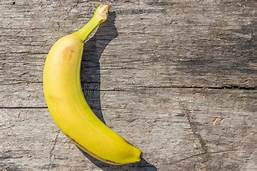
#> input picture Sesión #11/Taller Extra - Segmentación/res/banana.jpg, 257 x 171 px
$ jupyter execute --allow-errors 'Taller - VAR 2021-01.ipynb'
#> lines starting #> are read from the running program, lines starting #| are printed output that depends on the picture; after the words box and inside, x2 and y2 are one past the last pixel; in counts of white or black regions, pixels touching at a corner belong together
# Taller Extra - VAR 2021-01

[cell 1]
# Librerías necesarias

import cv2
import matplotlib.pyplot as plt
import numpy as np
import math
import skimage
import skimage.io
import skimage.morphology as morph

### UTILIDADES PARA LA LECTURA DE IMÁGENES
#Función de lectura rápida de imágenes a color y en escala de grises
def img_read(filename, mode = 'color'):
    if(mode == 'color'):
        return cv2.cvtColor(cv2.imread(filename),cv2.COLOR_BGR2RGB)
    elif(mode=='grayscale' or mode=='greyscale' or mode == 'gray' or mode == 'grey'):
        return cv2.imread(filename, cv2.IMREAD_GRAYSCALE)
    else:
        return None

    #Función para interpolar los puntos entre 0 y 255
def img_scale(img, value_range = [0,255]):
    return (value_range[1] - value_range[0])*(img - np.min(img))/(np.max(img)-np.min(img)) + value_range[0]

    #Función para enviar los extremos superior e inferior a 0 y 255 respectivamente en la matriz
def img_trim(img, value_range = [0, 255]):
    res = img.copy()
    res[res > 255] = 255
    res[res < 0] = 0
    return res

## Actividad 1 - Umbralización

Observe a continuación la siguiente imagen y su respectivo canal de color en diferentes espacios de colores.

[cell 2]
#Leer y plotear la imagen de trabajo
img = cv2.imread("res/colores.jpg", cv2.IMREAD_COLOR)
#> (the rest of this cell did not finish here and is left out)

#> (a cell that did not finish here is left out)

Siempre antes de ir a la segmentación, se debe saber que canal de color es el adecuado para poder separar lo que buscamos. <b>En este caso buscaremos separar los circulos amarillos de los demás (aproximación)</b>.

#> (a cell that did not finish here is left out)

## Salida esperada:

# Actividad 2 - Filtros

Ahora que sabemos cómo implementar operadores basados en la primera derivada, veamos cómo funcionan los operadores de Segunda Derivada.

Dada la ausencia de dos gradientes, estos operadores se implementan mediante una única convolución.

## El filtro de la Laplaciana

<h2>$\nabla^2f(x,y)=\frac{\partial^2f}{\partial_x^2}+\frac{\partial^2f}{\partial_y^2}$</h2>

Utilizando las siguientes máscaras de convolución, implementemos el Filtro de la Laplaciana. Las llamaremos máscara 1 y máscara 2 respectivamente.

<h2>$\nabla^2f=f*\begin{bmatrix}
 1 & -2 & 1\\
 -2 & 4 & -2\\
 1 & -2 & 1
\end{bmatrix}$</h2>

<h2>$\nabla^2f=f*\begin{bmatrix}
 -1 & -1 & -1\\
 -1 & 8 & -1\\
 -1 & -1 & -1
\end{bmatrix}$</h2>

Lea la imagen "res/botones.jpg" en escala de grises.

[cell 5]
#Leer imagen de entrada en escala de grises  ≈ 1 linea

####SU CODIGO AQUÍ#####
img = img_read('res/botones.jpg', "gray")
#####TERMINA SU CODIGO#####

#Crear las máscaras de convolución  ≈ 2 lineas

####SU CODIGO AQUÍ#####
mask1 = None #máscara 1
mask2 = None #máscara 2
#####TERMINA SU CODIGO#####

print("La máscara de convolución 1 en X es: \n", mask1)
print("La máscara de convolucion 2 es: \n", mask2)

## Salida esperada:

Ahora, realizaremos las dos convoluciones respectivas y observaremos los resultados.

[cell 6]
#Realizar la convolución ≈ 2 lineas


####SU CODIGO AQUÍ#####
laplace_filtered1 = None #Convolución máscara 1
laplace_filtered2 = None #Convolución máscara 2
#####TERMINA SU CODIGO#####

#Generar subplot 1x3 para mostrar imagen original y convolución Laplaciana
fig, ax = plt.subplots(1,3, figsize=(15, 8))
ax[0].set_title('Imagen Original')
#> (the rest of this cell did not finish here and is left out)

## Salida esperada:

# Actividad 3 - Intentemos

Seguir los mismos pasos de la solución de la actividad 1, puede utilizar otras técnicas de umbralización. El problema en esta actividad sera segmentar una banana, la imagen se encuentra en la siguiente dirección: "res/banana.jpg"

[cell 7]
####SU CODIGO AQUÍ#####
img = img_read("res/banana.jpg")
#> call 2 of img_read, with filename = 'res/banana.jpg', mode = 'color'

img_R = img[:,:,0] #Canal G
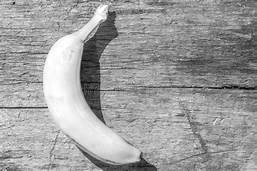
#> img_R: shape (171, 257); min 0, max 255, mean 157.8
#img_G = img[:,:,1] #Canal G

ret, thresh1 = cv2.threshold(img_R,200, 1,cv2.THRESH_BINARY)
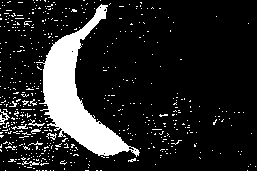
#> thresh1: shape (171, 257); values 0 (black) and 1 (white), 14.5% white; 525 white regions (514 under 20 px), largest, box (x1, y1, x2, y2) and area: (36, 4, 140, 157) 4790, (0, 109, 10, 125) 60, (28, 119, 45, 127) 40

#Mostrar imagen
fig2, ax = plt.subplots(1,2, figsize=(10, 7))
ax[0].set_title('imagen original')
ax[0].imshow(img_R, cmap='gray')
ax[1].set_title('Umbralización')
ax[1].imshow(thresh1, cmap='gray')
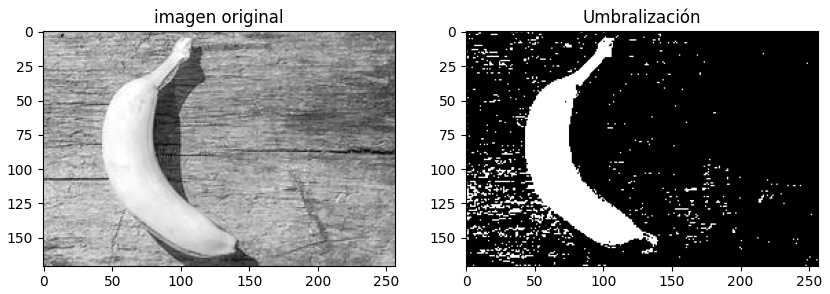
#> figure drawn by matplotlib, 2 panels

[cell 8]
plt.hist(img_R)
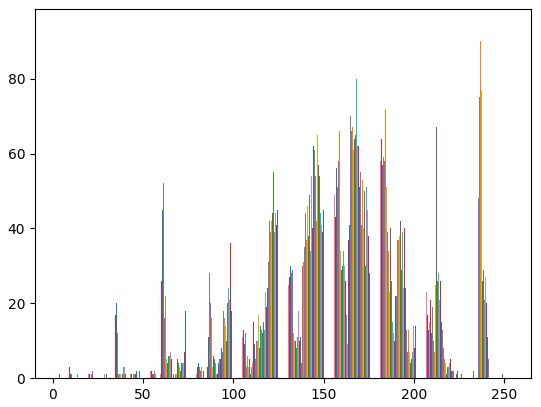
#> figure drawn by matplotlib, 1 panel; tallest bar 49 high, from x = 181.1 to 181.1; tallest bar 58 high, from x = 181.1 to 181.2; tallest bar 64 high, from x = 181.2 to 181.3
